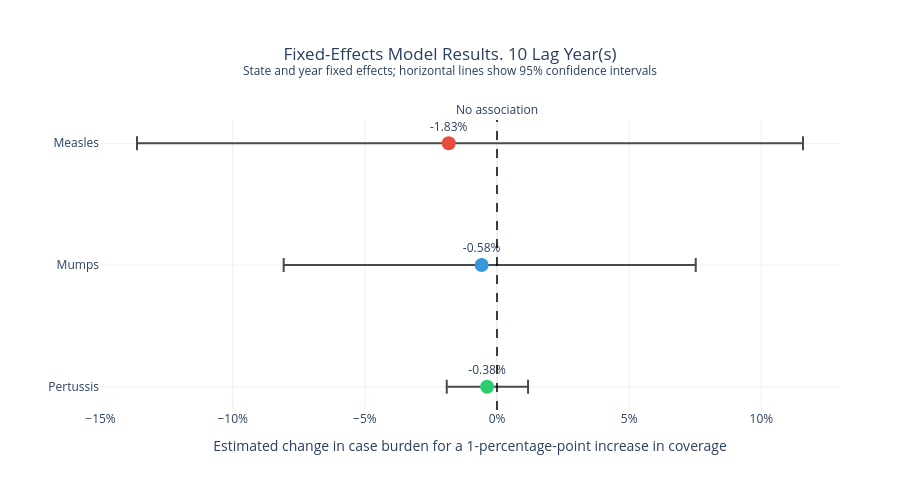

The code cell stored with this chart in its notebook:
### Code cell
plot_fixed_effect_results(_year_df, 10)

### Figure 1 — Plotly figure (JSON) as saved in the notebook; plotly's stock layout.template omitted (floating-point values rounded to 4 significant figures)
{"data": [{"customdata": [[-13.62, 11.58, 0.7776, 98.0, 49.0, 2.0, 0.6619], [-8.071, 7.518, 0.884, 300.0, 49.0, 7.0, 0.6306], [-1.902, 1.174, 0.6327, 647.0, 50.0, 13.0, 0.8078]], "error_x": {"array": [13.4, 8.1, 1.55], "arrayminus": [11.79, 7.489, 1.526], "color": "#4A4A4A", "symmetric": false, "thickness": 2, "type": "data", "width": 7}, "hovertemplate": "<b>%{y}</b><br>Estimated change: %{x:+.2f}%<br>95% CI: %{customdata[0]:+.2f}% to %{customdata[1]:+.2f}%<br>p-value: %{customdata[2]:.4f}<br>Observations: %{customdata[3]:.0f}<br>States: %{customdata[4]:.0f}<br>Years represented: %{customdata[5]:.0f}<br>R²: %{customdata[6]:.3f}<extra></extra>", "marker": {"color": ["#E74C3C", "#3498DB", "#2ECC71"], "size": 14}, "mode": "markers+text", "text": ["-1.83%", "-0.58%", "-0.38%"], "textposition": "top center", "type": "scatter", "x": [-1.827, -0.5814, -0.3756], "y": ["Measles", "Mumps", "Pertussis"]}], "layout": {"annotations": [{"showarrow": false, "text": "No association", "x": 0, "xanchor": "center", "xref": "x", "y": 1, "yanchor": "bottom", "yref": "y domain"}], "height": 500, "margin": {"b": 90, "l": 100, "r": 60, "t": 120}, "shapes": [{"line": {"color": "black", "dash": "dash", "width": 1.5}, "type": "line", "x0": 0, "x1": 0, "xref": "x", "y0": 0, "y1": 1, "yref": "y domain"}], "showlegend": false, "title": {"text": "Fixed-Effects Model Results. 10 Lag Year(s)<br><sup>State and year fixed effects; horizontal lines show 95% confidence intervals</sup>", "x": 0.5}, "xaxis": {"ticksuffix": "%", "title": {"text": "Estimated change in case burden for a 1-percentage-point increase in coverage"}}, "yaxis": {"categoryarray": ["Pertussis", "Mumps", "Measles"], "categoryorder": "array"}}}
